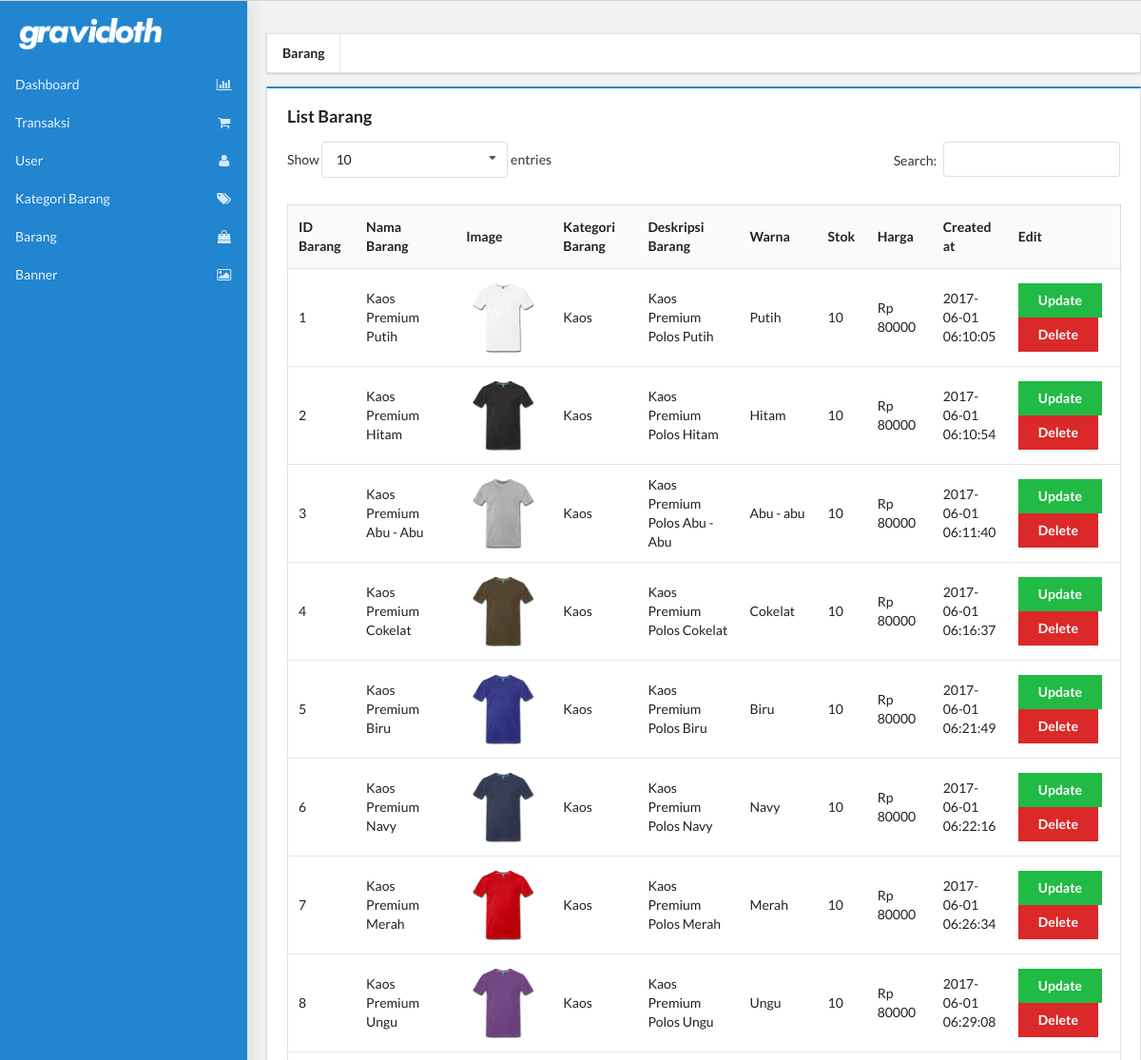
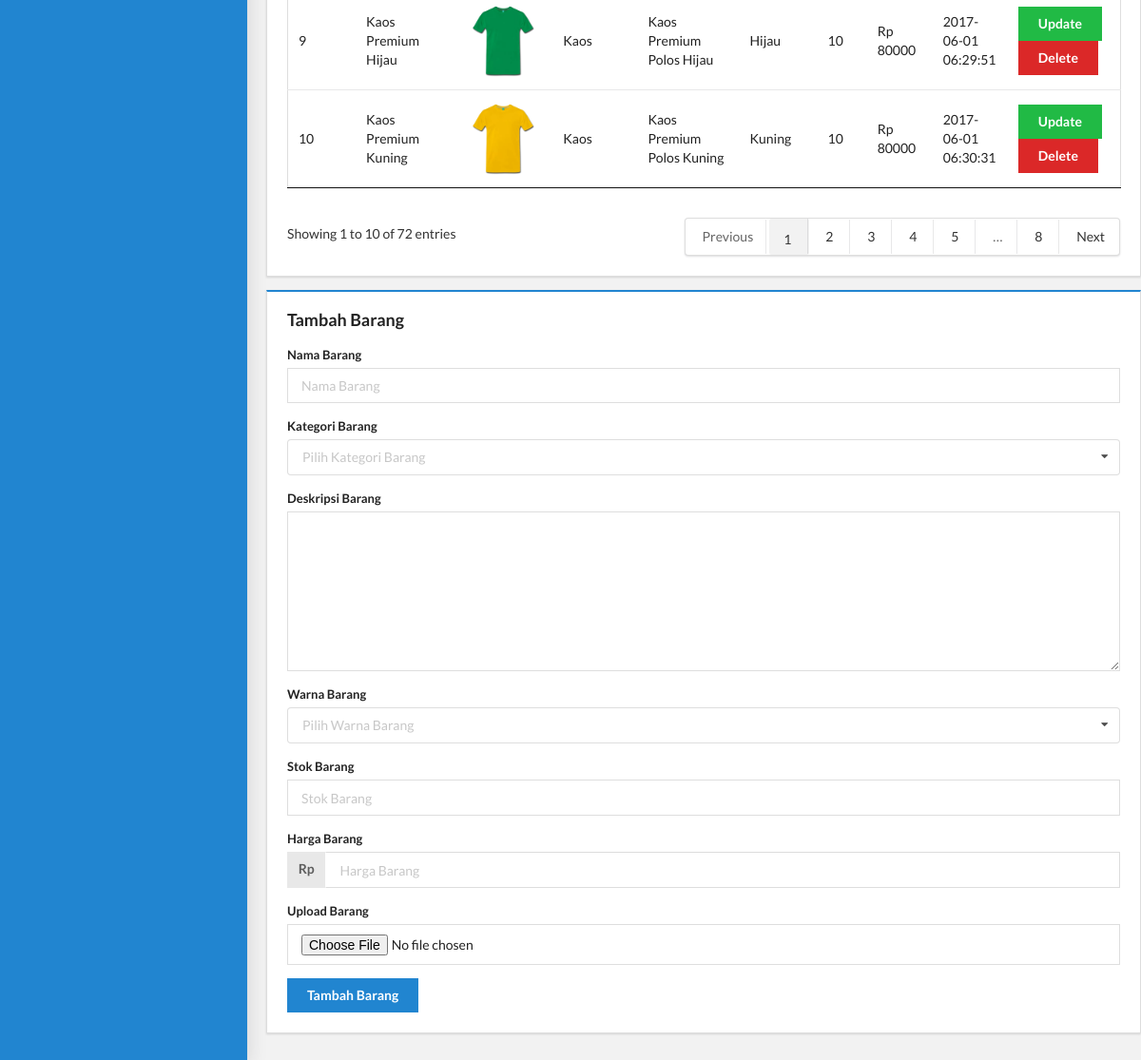
/dashboard.php?d=barang, run on the app's committed database (2 pictures, top to bottom).
### tables this page shows
CREATE TABLE `product` (
  `id_product` int(11) NOT NULL,
  `id_category` int(11) NOT NULL,
  `product_image` varchar(255) NOT NULL,
  `product_name` varchar(50) NOT NULL,
  `product_description` text NOT NULL,
  `id_color` int(11) NOT NULL,
  `stock` int(11) NOT NULL,
  `price` int(11) NOT NULL,
  `created_at` timestamp NOT NULL DEFAULT CURRENT_TIMESTAMP ON UPDATE CURRENT_TIMESTAMP
);

CREATE TABLE `product_category` (
  `id_category` int(11) NOT NULL,
  `category_name` varchar(20) NOT NULL
);

CREATE TABLE `color` (
  `id_color` int(11) NOT NULL,
  `color_name` varchar(20) NOT NULL,
  `hex_color` varchar(10) NOT NULL
);

### dashboard/barang.php (the view, shortened to what this page needs)
<br/>
<div class="ui menu square">
  <a href="?d=barang" class="item header">Barang</a>
</div>
<div class="ui blue padded segment square">
  <div class="ui header">List Barang</div>
    <table class="ui stackable structured table" id="myTable">
        <thead>
          <tr>
            <th>ID Barang</th>
            <th>Nama Barang</th>
            <th>Image</th>
            <th>Kategori Barang</th>
            <th>Deskripsi Barang</th>
            <th>Warna</th>
            <th>Stok</th>
            <th>Harga</th>
            <th>Created at</th>
            <th>Edit</th>
          </tr>
        </thead>
        <tbody>
          <?php
            $pdo = Database::connect();
            $sql = 'SELECT p.id_product, p.product_name, p.product_image, pc.category_name, p.product_description, c.color_name, p.stock, p.price, p.created_at FROM product p, product_category pc, color c WHERE p.id_category = pc.id_category and p.id_color = c.id_color ORDER BY id_product ASC';
            foreach ($pdo->query($sql) as $row){
              echo '<tr>';
              echo '<td>'. $row['id_product'] . '</td>';
              echo '<td>'. $row['product_name'] . '</td>';
              echo '<td><img class="ui tiny image" src="'. $row['product_image'] .'"></td>';
              echo '<td>'. $row['category_name'] . '</td>';
              echo '<td>'. $row['product_description'] . '</td>';
              echo '<td>'. $row['color_name'] .'</td>';
              echo '<td>'. $row['stock'] . '</td>';
              echo '<td>'.'Rp '. $row['price'] . '</td>';
              echo '<td>'. $row['created_at'] . '</td>';
              echo '<td>'.'<a class="ui green button" onclick="update(\''.$row['id_product'].'\',\''.$row['product_name'].'\',\''.$row['product_description'].'\',\''.$row['stock'].'\',\''.$row['price'].'\')">Update</a>';
              echo '<a class="ui red button" onclick="del(\''.$row['id_product'].'\', \''.$row['product_name'].'\')">Delete</a>';
              echo '</td></tr>';
            }
          ?>
        </tbody>
    </table>
</div>
<div class="ui blue padded segment square">
  <div class="ui header">Tambah Barang</div>
    <form class="ui form" action="<?php $_PHP_SELF ?>" method="post" enctype="multipart/form-data">
        <div class="field">
            <label>Nama Barang</label>
            <input type="text" name="product-name" placeholder="Nama Barang">
        </div>
        <div class="field">
          <label>Kategori Barang</label>
          <select class="ui search dropdown" name="category-name">
            <option value="">Pilih Kategori Barang</option>
          </select>
        </div>
        <div class="field">
            <label>Deskripsi Barang</label>
            <textarea type="text" name="product-description"></textarea>
        </div>
        <div class="field">
          <label>Warna Barang</label>
          <select class="ui search dropdown" name="color-name">
            <option value="">Pilih Warna Barang</option>
          </select>
        </div>
        <div class="field">
            <label>Stok Barang</label>
            <input type="number" name="product-stock" placeholder="Stok Barang">
        </div>
        <div class="field">
            <label>Harga Barang</label>
            <div class="ui labeled input">
                <div class="ui label">Rp</div>
                <input type="number" name="product-price" placeholder="Harga Barang">
            </div>
        </div>
        <div class="field">
            <label>Upload Barang</label>
            <input type="file" name="product-img" accept="image/*">
        </div>
        <input class="ui primary button" name="add-product" type="submit" value="Tambah Barang">
    </form>
</div>

### public/css/dashboard.css (style rules this page uses)
body { background: #e6e6e6; background-color: #e6e6e6; }
.ui.square { border-radius: 0; }
.ui.label { border-radius: 0; }
.ui.form input:not([type]), .ui.form input[type=text], .ui.form input[type=email], .ui.form input[type=search], .ui.form input[type=password], .ui.form input[type=date], .ui.form input[type=datetime-local], .ui.form input[type=tel], .ui.form input[type=time], .ui.form input[type=file], .ui.form input[type=url], .ui.form input[type=number] { border-radius: 0; }
.ui.button, .ui.basic.button { border-radius: 0; }
.ui.form textarea { border-radius: 0; }

### data on the page
product: id_product "1", product_name "Kaos Premium Putih", product_image (picture), id_category.category_name "Kaos", product_description "Kaos Premium Polos Putih", id_color.color_name "Putih", stock "10", price "80000", created_at "2017-06-01 06:10:05"
product: id_product "2", product_name "Kaos Premium Hitam", product_image (picture), id_category.category_name "Kaos", product_description "Kaos Premium Polos Hitam", id_color.color_name "Hitam", stock "10", price "80000", created_at "2017-06-01 06:10:54"
product: id_product "3", product_name "Kaos Premium Abu - Abu", product_image (picture), id_category.category_name "Kaos", product_description "Kaos Premium Polos Abu - Abu", id_color.color_name "Abu - abu", stock "10", price "80000", created_at "2017-06-01 06:11:40"
product: id_product "4", product_name "Kaos Premium Cokelat", product_image (picture), id_category.category_name "Kaos", product_description "Kaos Premium Polos Cokelat", id_color.color_name "Cokelat", stock "10", price "80000", created_at "2017-06-01 06:16:37"
product: id_product "5", product_name "Kaos Premium Biru", product_image (picture), id_category.category_name "Kaos", product_description "Kaos Premium Polos Biru", id_color.color_name "Biru", stock "10", price "80000", created_at "2017-06-01 06:21:49"
product: id_product "6", product_name "Kaos Premium Navy", product_image (picture), id_category.category_name "Kaos", product_description "Kaos Premium Polos Navy", id_color.color_name "Navy", stock "10", price "80000", created_at "2017-06-01 06:22:16"
product: id_product "7", product_name "Kaos Premium Merah", product_image (picture), id_category.category_name "Kaos", product_description "Kaos Premium Polos Merah", id_color.color_name "Merah", stock "10", price "80000", created_at "2017-06-01 06:26:34"
product: id_product "8", product_name "Kaos Premium Ungu", product_image (picture), id_category.category_name "Kaos", product_description "Kaos Premium Polos Ungu", id_color.color_name "Ungu", stock "10", price "80000", created_at "2017-06-01 06:29:08"
product: id_product "9", product_name "Kaos Premium Hijau", product_image (picture), id_category.category_name "Kaos", product_description "Kaos Premium Polos Hijau", id_color.color_name "Hijau", stock "10", price "80000", created_at "2017-06-01 06:29:51"
product: id_product "10", product_name "Kaos Premium Kuning", product_image (picture), id_category.category_name "Kaos", product_description "Kaos Premium Polos Kuning", id_color.color_name "Kuning", stock "10", price "80000", created_at "2017-06-01 06:30:31"
